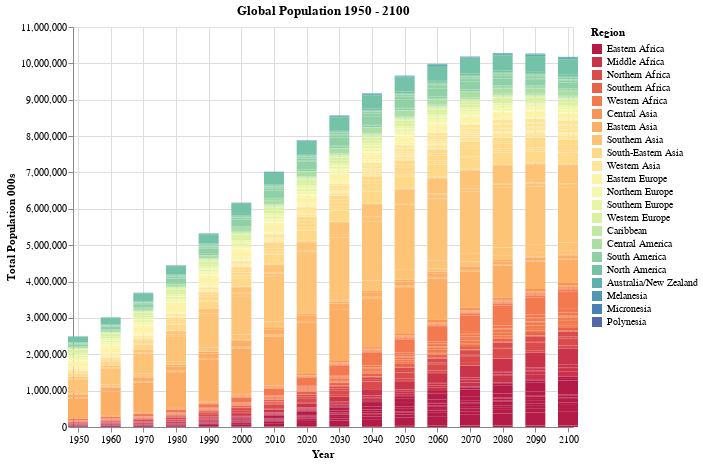

The notebook cell saved with this chart:
### Markdown cell above
### Visualizations Developed and Justification for Key Design Elements

Key Design Element decisions are <u>underlined</u> throughout this section.  

My first attempt was to create a <u>stacked bar chart</u>, in order to give an overview of the global population change between 1950 and 2100. There were other options for the chart format such as line or area. However, the stacked bar provides a couple of visual cues to the data that I feel are helpful: (1) separation of each decade's data, whilst retaining the shape of the evolution, (2) best clarity in terms of colour of regions to help perceive the detail. 

I experienced significant challenges with <u>ordering the stacking</u> of the regions in a way that kept geographically close regions together, without which the data was very hard to interpret. Finally solved through using "transform_calculate" an Altair functionality that was new to me.   <u>Colour</u> is used to help the user separate out the regions quickly. I was not able to get to a colour scheme that really suited my purpose. "Spectral" was the closest I found, because it helped separate individual regions, but also helped group regions into meaningful geographical areas. However, the differences with how we perceive darker colours (the reds and greens) vs the lighter colours (yellows and oranges) mean the overall effect is not quite what the design intended. Definitely on the list for future improvement.

<u>Selection interactivity</u> was added to help the user focus in on a specific region of interests, by dimming the unselected regions. In initial tests, it became clear that this didn't really provide sufficient information to understand the regional perspective. Especially, for smaller regions that become hidden given the massive changes in Africa, India and China. 

<u>Tooltips</u> provided some additional info to the user and are helpful in identifying specific countries on the chart. In this initial prototype, this is the only method to get at individual country data. This was a trade-off between complexity (too many countries to see clearly) and losing the information completely (e.g. through a groupby region data source). In a future version, a third level of drill-down would be desirable.

This interactivity helps exploration but does not solve the challenge that trend information is hard to perceive. 

#### Prototype 1 - Global Trend

**Hover the mouse over the chart to see Country Names and Populations within a region**  
**Click on the legend to select a particular region of interest**

### Code cell
sorted_regions = "{'Eastern Africa':0, 'Middle Africa':1, 'Northern Africa':2, 'Southern Africa':3, 'Western Africa':4, 'Central Asia':5, 'Eastern Asia':6, 'Southern Asia':7, 'South-Eastern Asia':8, 'Western Asia':9, 'Eastern Europe':10, 'Northern Europe':11,'Southern Europe':12, 'Western Europe':13, 'Caribbean':14,'Central America':15, 'South America':16, 'North America':17,'Australia/New Zealand':18, 'Melanesia':19, 'Micronesia':20, 'Polynesia':21}[datum.variable]"

selection = alt.selection(type='multi', fields=['Region'], bind='legend')

chart_one = alt.Chart(df).transform_calculate(
    order = sorted_regions
    ).mark_bar(size=20).encode(
    x = alt.X("Year", scale=alt.Scale(domain=[1950, 2100]), axis=alt.Axis(title='Year', format=".0f")),
    y = alt.Y("sum(PopTotal)", title='Total Population 000s'),
    color=alt.Color('Region',sort=alt.SortField("order", "descending"), scale=alt.Scale(scheme='spectral')),
    order = "order:O",
    tooltip=alt.Tooltip(["Location:N"]),
    opacity=alt.condition(selection,alt.value(1),alt.value(.2))
).properties(
    width=500,
    height=400,
    title='Global Population 1950 - 2100',
).add_selection(selection)

chart_one

### Figure 1 — Vega-Lite specification as saved in the notebook (floating-point values rounded to 4 significant figures; data arrays with more than 128 entries replaced by an {"elided": "..."} marker saying what was removed)
{"config": {"view": {"continuousWidth": 400, "continuousHeight": 300}}, "data": {"name": "data-cf930824af316a81ac921de6e9bd1632"}, "mark": {"type": "bar", "size": 20}, "encoding": {"color": {"field": "Region", "scale": {"scheme": "spectral"}, "sort": {"field": "order", "order": "descending"}, "type": "nominal"}, "opacity": {"condition": {"value": 1, "selection": "selector008"}, "value": 0.2}, "order": {"field": "order", "type": "ordinal"}, "tooltip": [{"field": "Location", "type": "nominal"}], "x": {"axis": {"format": ".0f", "title": "Year"}, "field": "Year", "scale": {"domain": [1950, 2100]}, "type": "quantitative"}, "y": {"aggregate": "sum", "field": "PopTotal", "title": "Total Population 000s", "type": "quantitative"}}, "height": 400, "selection": {"selector008": {"type": "multi", "fields": ["Region"], "bind": "legend"}}, "title": "Global Population 1950 - 2100", "transform": [{"calculate": "{'Eastern Africa':0, 'Middle Africa':1, 'Northern Africa':2, 'Southern Africa':3, 'Western Africa':4, 'Central Asia':5, 'Eastern Asia':6, 'Southern Asia':7, 'South-Eastern Asia':8, 'Western Asia':9, 'Eastern Europe':10, 'Northern Europe':11,'Southern Europe':12, 'Western Europe':13, 'Caribbean':14,'Central America':15, 'South America':16, 'North America':17,'Australia/New Zealand':18, 'Melanesia':19, 'Micronesia':20, 'Polynesia':21}[datum.variable]", "as": "order"}], "width": 500, "$schema": "https://vega.github.io/schema/vega-lite/v4.17.0.json", "datasets": {"data-cf930824af316a81ac921de6e9bd1632": {"elided": "3792 records"}}}
